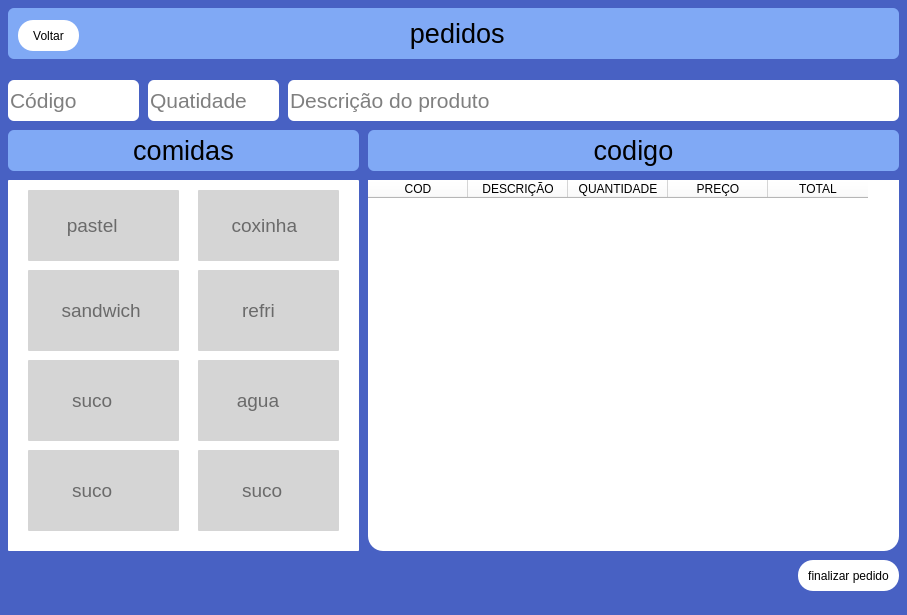
<?xml version="1.0" encoding="UTF-8"?>
<ui version="4.0">
 <class>MainWindow</class>
 <widget class="QMainWindow" name="MainWindow">
  <property name="geometry">
   <rect>
    <x>0</x>
    <y>0</y>
    <width>907</width>
    <height>615</height>
   </rect>
  </property>
  <property name="mouseTracking">
   <bool>true</bool>
  </property>
  <property name="windowTitle">
   <string>MainWindow</string>
  </property>
  <property name="styleSheet">
   <string notr="true">background-color: rgb(72, 97, 195);
border-radius: 15px</string>
  </property>
  <widget class="QWidget" name="centralwidget">
   <widget class="QPushButton" name="pushButton">
    <property name="geometry">
     <rect>
      <x>368</x>
      <y>130</y>
      <width>531</width>
      <height>41</height>
     </rect>
    </property>
    <property name="font">
     <font>
      <pointsize>20</pointsize>
     </font>
    </property>
    <property name="styleSheet">
     <string notr="true">background-color: rgb(128, 169, 245);
color: rgb(0, 0, 0);
border-radius: 6px</string>
    </property>
    <property name="text">
     <string>codigo</string>
    </property>
   </widget>
   <widget class="QPushButton" name="pushButton_2">
    <property name="geometry">
     <rect>
      <x>8</x>
      <y>130</y>
      <width>351</width>
      <height>41</height>
     </rect>
    </property>
    <property name="font">
     <font>
      <pointsize>20</pointsize>
     </font>
    </property>
    <property name="styleSheet">
     <string notr="true">background-color: rgb(128, 169, 245);
color: rgb(0, 0, 0);
border-radius: 6px</string>
    </property>
    <property name="text">
     <string>comidas</string>
    </property>
   </widget>
   <widget class="QListView" name="listView_2">
    <property name="geometry">
     <rect>
      <x>8</x>
      <y>180</y>
      <width>351</width>
      <height>371</height>
     </rect>
    </property>
    <property name="styleSheet">
     <string notr="true">background-color: rgb(255, 255, 255);
border-radius: 1px</string>
    </property>
   </widget>
   <widget class="QPushButton" name="pushButton_3">
    <property name="geometry">
     <rect>
      <x>8</x>
      <y>8</y>
      <width>891</width>
      <height>51</height>
     </rect>
    </property>
    <property name="font">
     <font>
      <pointsize>20</pointsize>
     </font>
    </property>
    <property name="styleSheet">
     <string notr="true">background-color: rgb(128, 169, 245);
color: rgb(0, 0, 0);
border-radius: 6px</string>
    </property>
    <property name="text">
     <string> pedidos</string>
    </property>
   </widget>
   <widget class="QLineEdit" name="lineEdit_3">
    <property name="geometry">
     <rect>
      <x>8</x>
      <y>80</y>
      <width>131</width>
      <height>41</height>
     </rect>
    </property>
    <property name="font">
     <font>
      <pointsize>16</pointsize>
     </font>
    </property>
    <property name="styleSheet">
     <string notr="true">alternate-background-color: rgb(255, 255, 255);
background-color: rgb(255, 255, 255);
border-radius: 6px</string>
    </property>
    <property name="placeholderText">
     <string>Código</string>
    </property>
   </widget>
   <widget class="QLineEdit" name="lineEdit_5">
    <property name="enabled">
     <bool>true</bool>
    </property>
    <property name="geometry">
     <rect>
      <x>28</x>
      <y>190</y>
      <width>151</width>
      <height>71</height>
     </rect>
    </property>
    <property name="font">
     <font>
      <pointsize>14</pointsize>
     </font>
    </property>
    <property name="styleSheet">
     <string notr="true">background-color: rgb(213, 213, 213);
border-radius: 1px</string>
    </property>
    <property name="text">
     <string/>
    </property>
    <property name="placeholderText">
     <string>       pastel</string>
    </property>
   </widget>
   <widget class="QLineEdit" name="lineEdit_6">
    <property name="geometry">
     <rect>
      <x>198</x>
      <y>190</y>
      <width>141</width>
      <height>71</height>
     </rect>
    </property>
    <property name="font">
     <font>
      <pointsize>14</pointsize>
     </font>
    </property>
    <property name="styleSheet">
     <string notr="true">background-color: rgb(213, 213, 213);
border-radius: 1px</string>
    </property>
    <property name="text">
     <string/>
    </property>
    <property name="placeholderText">
     <string>      coxinha</string>
    </property>
   </widget>
   <widget class="QLineEdit" name="lineEdit_7">
    <property name="geometry">
     <rect>
      <x>28</x>
      <y>270</y>
      <width>151</width>
      <height>81</height>
     </rect>
    </property>
    <property name="font">
     <font>
      <pointsize>14</pointsize>
      <weight>50</weight>
      <bold>false</bold>
     </font>
    </property>
    <property name="styleSheet">
     <string notr="true">background-color: rgb(213, 213, 213);
border-radius: 1px
</string>
    </property>
    <property name="text">
     <string/>
    </property>
    <property name="placeholderText">
     <string>      sandwich</string>
    </property>
   </widget>
   <widget class="QLineEdit" name="lineEdit_8">
    <property name="geometry">
     <rect>
      <x>198</x>
      <y>270</y>
      <width>141</width>
      <height>81</height>
     </rect>
    </property>
    <property name="font">
     <font>
      <pointsize>14</pointsize>
     </font>
    </property>
    <property name="styleSheet">
     <string notr="true">background-color: rgb(213, 213, 213);
border-radius: 1px</string>
    </property>
    <property name="text">
     <string/>
    </property>
    <property name="placeholderText">
     <string>        refri</string>
    </property>
   </widget>
   <widget class="QLineEdit" name="lineEdit_9">
    <property name="geometry">
     <rect>
      <x>28</x>
      <y>360</y>
      <width>151</width>
      <height>81</height>
     </rect>
    </property>
    <property name="font">
     <font>
      <pointsize>14</pointsize>
     </font>
    </property>
    <property name="styleSheet">
     <string notr="true">background-color: rgb(213, 213, 213);
border-radius: 1px
</string>
    </property>
    <property name="text">
     <string/>
    </property>
    <property name="placeholderText">
     <string>        suco</string>
    </property>
   </widget>
   <widget class="QLineEdit" name="lineEdit_10">
    <property name="geometry">
     <rect>
      <x>198</x>
      <y>360</y>
      <width>141</width>
      <height>81</height>
     </rect>
    </property>
    <property name="font">
     <font>
      <pointsize>14</pointsize>
     </font>
    </property>
    <property name="styleSheet">
     <string notr="true">background-color: rgb(213, 213, 213);
border-radius: 1px</string>
    </property>
    <property name="text">
     <string/>
    </property>
    <property name="placeholderText">
     <string>       agua</string>
    </property>
   </widget>
   <widget class="QLineEdit" name="lineEdit_11">
    <property name="geometry">
     <rect>
      <x>28</x>
      <y>450</y>
      <width>151</width>
      <height>81</height>
     </rect>
    </property>
    <property name="font">
     <font>
      <pointsize>14</pointsize>
     </font>
    </property>
    <property name="styleSheet">
     <string notr="true">background-color: rgb(213, 213, 213);
border-radius: 1px
</string>
    </property>
    <property name="text">
     <string/>
    </property>
    <property name="placeholderText">
     <string>        suco</string>
    </property>
   </widget>
   <widget class="QLineEdit" name="lineEdit_12">
    <property name="geometry">
     <rect>
      <x>198</x>
      <y>450</y>
      <width>141</width>
      <height>81</height>
     </rect>
    </property>
    <property name="font">
     <font>
      <pointsize>14</pointsize>
     </font>
    </property>
    <property name="styleSheet">
     <string notr="true">background-color: rgb(213, 213, 213);
border-radius: 1px
</string>
    </property>
    <property name="text">
     <string/>
    </property>
    <property name="placeholderText">
     <string>        suco</string>
    </property>
   </widget>
   <widget class="QTableWidget" name="tableWidget">
    <property name="geometry">
     <rect>
      <x>368</x>
      <y>180</y>
      <width>531</width>
      <height>371</height>
     </rect>
    </property>
    <property name="styleSheet">
     <string notr="true">background-color: rgb(255, 255, 255);</string>
    </property>
    <column>
     <property name="text">
      <string>COD</string>
     </property>
    </column>
    <column>
     <property name="text">
      <string>DESCRIÇÃO</string>
     </property>
    </column>
    <column>
     <property name="text">
      <string>QUANTIDADE</string>
     </property>
    </column>
    <column>
     <property name="text">
      <string>PREÇO</string>
     </property>
    </column>
    <column>
     <property name="text">
      <string>TOTAL</string>
     </property>
    </column>
   </widget>
   <widget class="QLineEdit" name="lineEdit_4">
    <property name="geometry">
     <rect>
      <x>288</x>
      <y>80</y>
      <width>611</width>
      <height>41</height>
     </rect>
    </property>
    <property name="font">
     <font>
      <pointsize>16</pointsize>
      <weight>50</weight>
      <bold>false</bold>
     </font>
    </property>
    <property name="styleSheet">
     <string notr="true">alternate-background-color: rgb(255, 255, 255);
background-color: rgb(255, 255, 255);
border-radius: 6px</string>
    </property>
    <property name="placeholderText">
     <string>Descrição do produto</string>
    </property>
   </widget>
   <widget class="QLineEdit" name="lineEdit_13">
    <property name="geometry">
     <rect>
      <x>148</x>
      <y>80</y>
      <width>131</width>
      <height>41</height>
     </rect>
    </property>
    <property name="font">
     <font>
      <pointsize>16</pointsize>
     </font>
    </property>
    <property name="styleSheet">
     <string notr="true">alternate-background-color: rgb(255, 255, 255);
background-color: rgb(255, 255, 255);
border-radius: 6px</string>
    </property>
    <property name="placeholderText">
     <string>Quatidade</string>
    </property>
   </widget>
   <widget class="QPushButton" name="pushButton_5">
    <property name="geometry">
     <rect>
      <x>798</x>
      <y>560</y>
      <width>101</width>
      <height>31</height>
     </rect>
    </property>
    <property name="styleSheet">
     <string notr="true">background-color: rgb(255, 255, 255);</string>
    </property>
    <property name="text">
     <string>finalizar pedido</string>
    </property>
   </widget>
   <widget class="QPushButton" name="pushButton_6">
    <property name="geometry">
     <rect>
      <x>18</x>
      <y>20</y>
      <width>61</width>
      <height>31</height>
     </rect>
    </property>
    <property name="styleSheet">
     <string notr="true">background-color: rgb(255, 255, 255);</string>
    </property>
    <property name="text">
     <string>Voltar</string>
    </property>
   </widget>
   <widget class="QPushButton" name="lblMenu">
    <property name="geometry">
     <rect>
      <x>845</x>
      <y>19</y>
      <width>51</width>
      <height>28</height>
     </rect>
    </property>
    <property name="styleSheet">
     <string notr="true">background-color: rgb(128, 169, 245);
color: rgb(255, 255, 255);</string>
    </property>
    <property name="text">
     <string/>
    </property>
    <property name="icon">
     <iconset>
      <normalon>img/IconeQmenu.png</normalon>
     </iconset>
    </property>
    <property name="iconSize">
     <size>
      <width>38</width>
      <height>38</height>
     </size>
    </property>
    <property name="autoDefault">
     <bool>false</bool>
    </property>
   </widget>
  </widget>
  <widget class="QStatusBar" name="statusbar"/>
  <action name="actioncadastro_produto">
   <property name="text">
    <string>cadastro produto</string>
   </property>
  </action>
  <action name="actionfinalizar_espediene">
   <property name="text">
    <string>finalizar espediene</string>
   </property>
  </action>
 </widget>
 <resources/>
 <connections/>
</ui>
